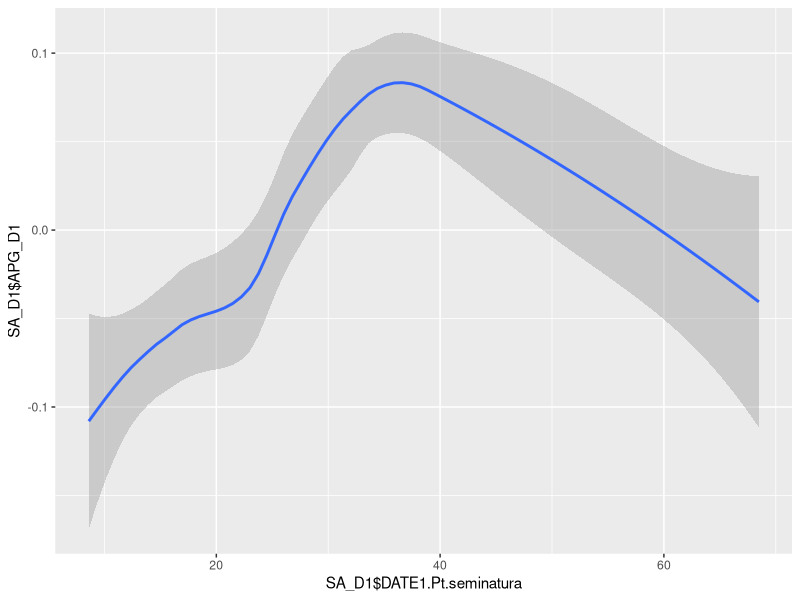

R code for this plot: (Note: this script raises an error after producing the figure.)
#import data file
library(readr)
Data1 <- read.table("Project data.csv", header = TRUE, dec = ",", sep =";")
View(Data1)
str(Data1)
summary(Data1)

#check variables name
names(Data1)

#remove variables that we dont need: plot_ID, Treatment, Field_Mgmt and crop type
Variables <- names(Data1)[c(-1,-2, -11, -13, -14)]
Variables
Data2 <- Data1[Variables]
Data2 <- data.frame(Data2)

Data2$plant_ID <- paste(Data2$Treatment, Data2$Plant, sep ="_") # created a new variable called plant_ID that is highly specific (plant number)
unique(Data2$plant_ID)
Data2 <- Data2[Data2$BUFF_DIST =="100",] #selecting in Data 2 all the rows with buff = 100
View(Data2)


###dataframe for sampling date1 
DATE1 <- Data2[Data2$Date == "1", ]
summary(DATE1)
View(DATE1)

#calculate the aphids population growth at date1
logNaphids_D1 <- log(DATE1$aphid_live+1) - log(DATE1$aphidsinoculated_init+1) 
APG_D1 <- logNaphids_D1/10


####dataframe for sampling date2
DATE2 <- Data2[Data2$Date == "2", ]
summary(DATE2)
View(DATE2)

#calculate the aphids population growth at date2
logNaphids_D2 <- log(mean(DATE2$aphid_live)+1) - log(mean(DATE2$aphidsinoculated_init)+1) 
APG_D2 <- logNaphids_D2/10


###dataframe for sampling date3
DATE3 <- Data2[Data2$Date == "3", ]
summary(DATE3)
View(DATE3)

#calculate the aphids population growth at date3
logNaphids_D3 <- log(mean(DATE3$aphid_live)+1) - log(mean(DATE3$aphidsinoculated_init)+1) 
APG_D3 <- logNaphids_D3/10

#Package that we use
#Aphid population growth was modelled using a linear mixed model
#install.packages("nlme")
library(nlme)
#install.packages("lme4")
library(lme4)

#dataframe for seminatural habitat and aphids population growth at date1 
SA_D1 <- data.frame(DATE1$Pt.seminatura, APG_D1)
View(SA_D1)

#barplot for % Seminatural habitat and APhid population growth
library(ggplot2)
ggplot(SA_D1, 
       aes(x = SA_D1$DATE1.Pt.seminatura, y = SA_D1$APG_D1)) +
                  geom_smooth() 
     

#lmer for plot (not yet, trying)
lmer(SA_D1$DATE1.Pt.seminatura~ SA_D1$APG_D1, data = SA_D1)

